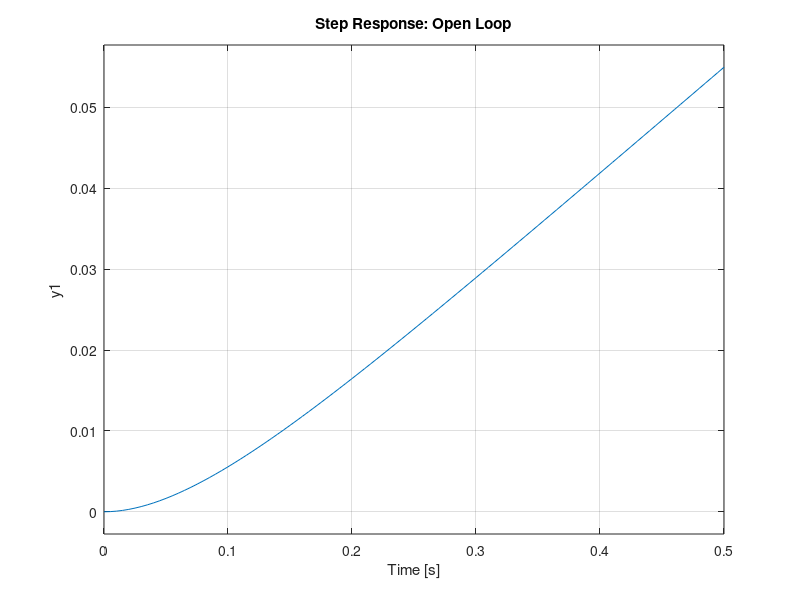
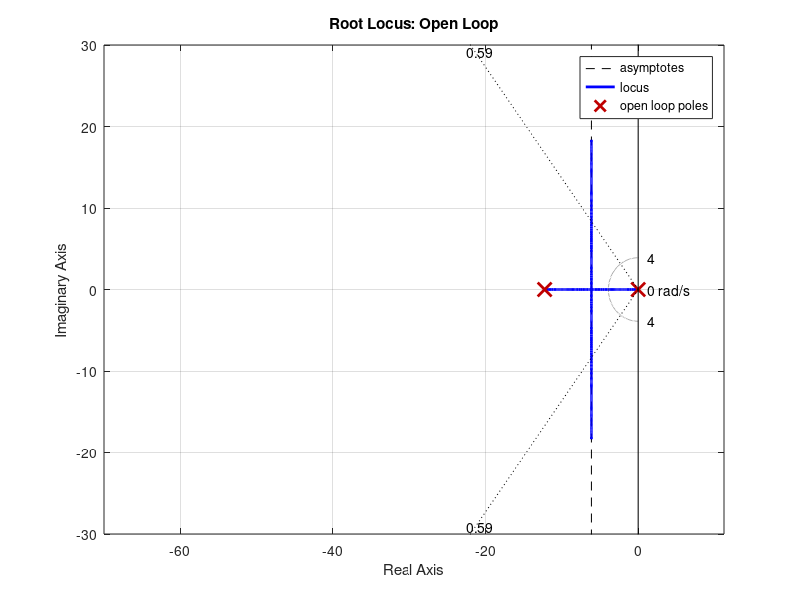
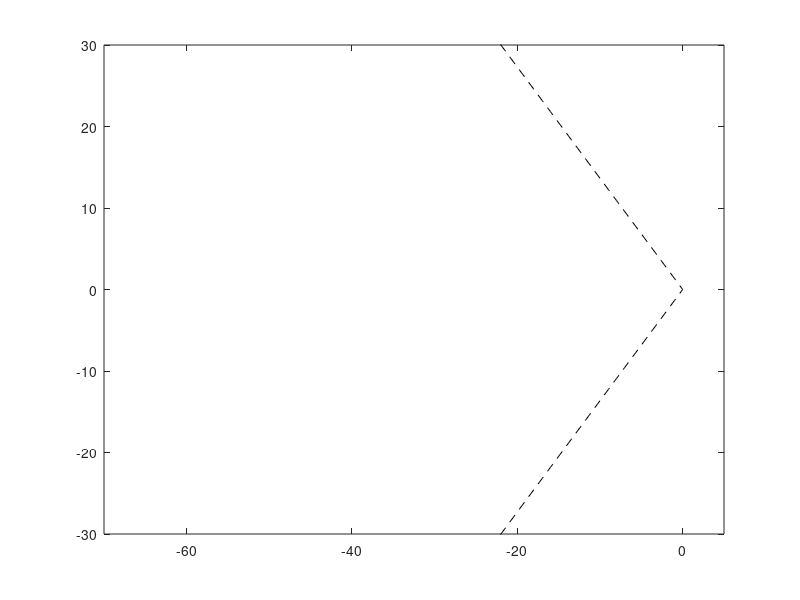
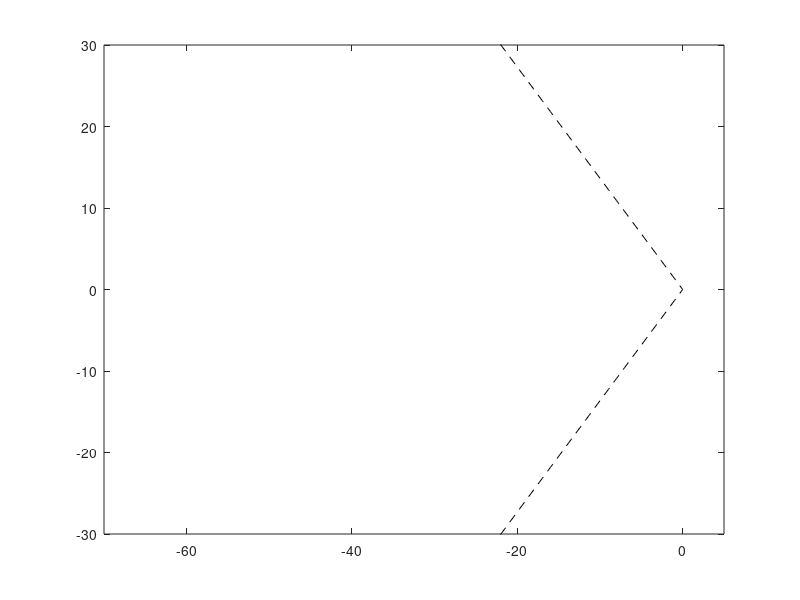

Source code (MATLAB) for these figures, in order: (Note: this script raises an error after producing the figures.)
clc; clear; close all;
% Thomas Lønne Stiansen - FHV Winter Semester 2025
    % For PID control with Root Locus on cart

% Constants
markSize = 10;
sign = -1; % for negative feedback
yLims = 30;
xMin = -70;
xMax = 5;
dk = 0.005;        % Root-Locus: Step size
k = 0 : dk : 46; % Root-Locus: Locus size
x = xMin : 0;

%% Plant

% Loaded from cart_Model.m
    % With Weight
        K = 0.131346246942449;
        tau = 0.081642070282424;
    % Without Weight
        % K = 0.143342010172210;
        % tau = 0.058378523227571;
s = tf('s');
G_cartVel = K / (tau*s + 1);   % G  =  V_c(s) / V_m(s)  =  [m/s] / [V]
    % Integrate to get position control
G_cartPos = G_cartVel * (1/s); % G  =  X_c(s) / V_m(s)  =  [m]   / [V]

G_OL = G_cartPos;
plant = zpk(G_OL)

% IT_1 Block
figure
step(G_OL)
title('Step Response: Open Loop')

%% Requirements

% Requirements
OS_percent = 10; % [percent]
% ts = 0.6; % [sec]
tp = 1;

% Mp = OS   ,   D = zeta    ,   wn = omega_n
OS = OS_percent / 100;
    % Damping Ratio
zeta = -log(OS) / sqrt( pi^2 + log(OS)^2 ); % MATLAB: log = ln
    % Natural Frequency
% omega_n = 4/(ts*zeta);
omega_n = pi / (tp * sqrt(1 - zeta^2) );

% Damped Frequency of Oscillation
omega_d = omega_n * sqrt(1 - zeta^2);
% Exponential Damping Frequency
sigma_d = zeta*omega_n;

% Stability Lines
theta = acos(zeta);
y1 = +tan(theta)*x;
y2 = -tan(theta)*x;

%% Default System Root Locus

% Root Locus
figure
rlocus(G_OL)
title('Root Locus: Open Loop')
ylim([-yLims yLims])
xlim([xMin xMax])
sgrid(zeta, omega_n)

%% PD Design - Inspired by Lösung_11.pdf

% Desired Poles
p_w = - sigma_d + j*omega_d;

% Poles of Plant
p_i = pole(G_OL);

% Angles of System Poles
for i = 1 : length(p_i)
    phi(i) = rad2deg( atan2( (imag(p_w) - imag(p_i(i)) ), ... % Δy
                             (real(p_w) - real(p_i(i)) ) ) ); % Δx
end
% Required Angle
phi_zD = 180 + sum(phi);

% PD Zero
z_D = omega_d / tand(phi_zD) + sigma_d;
z_D = 20;

% PD Controller
% G_PD = (s + z_D);
    tau_f = 0.001;
    G_PD = (s + z_D) * 1/(tau_f*s + 1);

% Root Locus
figure
rlocus(G_OL * G_PD)
hold on
title('Root Locus: PD Design')
sgrid(zeta,omega_n);
    plot(x, y1, '--k',  x, y2, '--k');
ylim([-yLims yLims])
xlim([xMin xMax])

%%% Selected from Root-Locus %%%
% K_PD = 20;
K_PD = 1.75;

    % Pole Zero Map of PD Control
    G_CL = feedback( K_PD*G_PD * G_OL , 1, sign);
    figure
    pzmap(G_CL)
    title('Pole-Zero Map: PD Control')
    hold on
    sgrid(zeta, omega_n)
        plot(x, y1, '--k',  x, y2, '--k');
    ylim([-yLims yLims])
    xlim([xMin xMax])

%% PI Design - Inspired by Lösung_11.pdf

% Zero Selection
z_I = [0.3 1 2 4];
for i=1:length(z_I)
    G_PI(i) = ( s + z_I(i) ) / s;
end

% Step response of PI zeros
figure;
Legend = cell(length(z_I),1);
for i = 1 : length(z_I)
    step( feedback(G_PD*G_PI(i)*G_OL, 1, -1) );
    axis([0 10 0 1.25]);
    Legend{i} = strcat('z_c = ', num2str(z_I(i)));
    hold on;
end
legend(Legend, 'Location','southeast');
title('Step Response: PI Design')
yline(1.05, '--k')
yline(0.95, '--k')

%%% Selected from Response %%%
z_I_idx = 3;

%% Combined

G_c = ( K_PD*G_PD * G_PI(z_I_idx) );

% Root Locus
figure
rlocus(G_OL * G_c, k)
hold on
title('Root Locus: PID Design')
sgrid(zeta, omega_n)
    plot(x, y1, '--k',  x, y2, '--k');
ylim([-yLims yLims])
xlim([xMin xMax])

%%% Selected from Root-Locus %%%
K_PID = 1.21;

%% Controller

G_C = K_PID * G_c;
% G_C = pidtune(G_OL, 'PID');

% Proportional
G_CL = feedback( G_C*G_OL , 1, sign);

% Pole Zero Map of PID Control
figure
pzmap(G_CL)
title('Pole-Zero Map: PID Control')
hold on
sgrid(zeta, omega_n)
    plot(x, y1, '--k',  x, y2, '--k');
ylim([-yLims yLims])
xlim([xMin xMax])

% Plot time response
figure
step(G_CL)
stepinfo(G_CL)
title('Step Response: Closed Loop')
